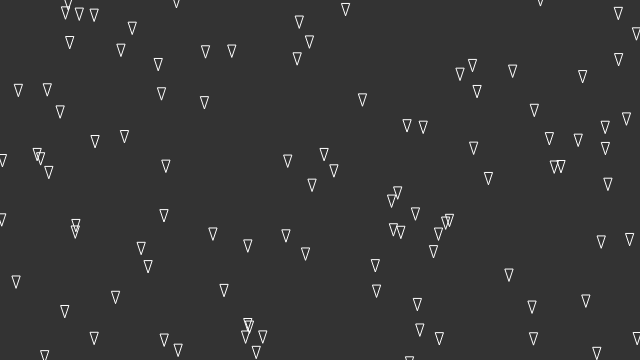
Frame 1 (no input)
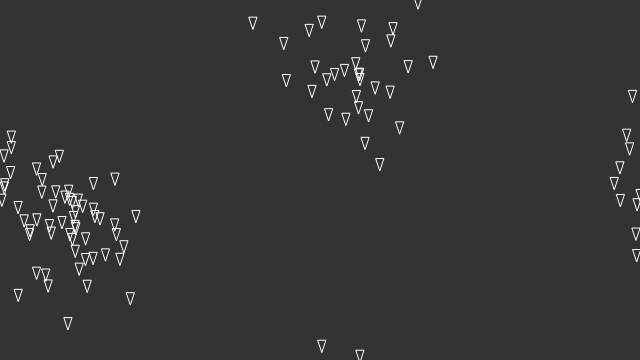
Frame 60 (no input)
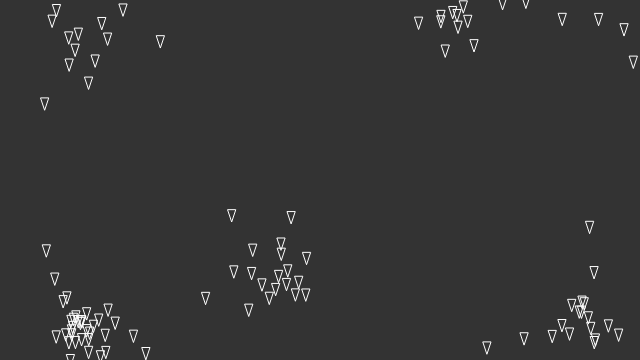
Frame 120 (the mouse pressed at the canvas centre since frame 60)

The p5.js sketch that drew these frames (run headless with seeded random() and noise() and a simulated clock; from frame 60 on, the mouse is pressed at the canvas centre):

// p5.js sketch
// ── sketch.js
const boids = [];

let alignSlider, cohesionSlider, separationSlider;

function setup() {
  createCanvas(640, 360);
  alignmentSlider = createSlider(0, 5, 1, 0.1);
  cohesionSlider = createSlider(0, 5, 1, 0.1);
  separationSlider = createSlider(0, 5, 1, 0.1);
  for (var i = 0; i < 100; i++) {
    boids.push(new Boid());
  }
}

function draw() {
  background(51);

  for(let boid of boids) {
    boid.edges();
    boid.flock(boids);
    boid.update();
    boid.show();
  }
}

// ── boid.js
class Boid {
  constructor() {
    this.position = createVector(random(width), random(height));
    this.velocity = p5.Vector.random2D();
    this.velocity.setMag(random(2, 4));
    this.acceleration = createVector();
    this.maxForce = 1;
    this.maxSpeed = 4;
  }

  edges() {
    if (this.position.x > width) {
      this.position.x = 0;
    } else if (this.position.x < 0) {
      this.position.x = width;
    }
    if (this.position.y > height) {
      this.position.y = 0;
    } else if (this.position.y < 0) {
      this.position.y = height;
    }
  }

  align(boids) {
    let perceptionRadius = 50;
    let steering = createVector();
    let total = 0;
    for (let other of boids) {
      let d = dist(
        this.position.x,
        this.position.y,
        other.position.x,
        other.position.y
      );
      if (other != this && d < perceptionRadius) {
        steering.add(other.velocity);
        total++;
      }
    }
    if (total > 0) {
      steering.div(total);
      steering.setMag(this.maxSpeed);
      steering.sub(this.velocity);
      steering.limit(this.maxForce);
    }
    return steering;
  }

  cohesion(boids) {
    let perceptionRadius = 100;
    let steering = createVector();
    let total = 0;
    for (let other of boids) {
      let d = dist(
        this.position.x,
        this.position.y,
        other.position.x,
        other.position.y
      );
      if (other != this && d < perceptionRadius) {
        steering.add(other.position);
        total++;
      }
    }
    if (total > 0) {
      steering.div(total);
      steering.sub(this.position);
      steering.setMag(this.maxSpeed);
      steering.sub(this.velocity);
      steering.limit(this.maxForce);
    }
    return steering;
  }

  separation(boids) {
    let perceptionRadius = 50;
    let steering = createVector();
    let total = 0;
    for (let other of boids) {
      let d = dist(
        this.position.x,
        this.position.y,
        other.position.x,
        other.position.y
      );
      if (other != this && d < perceptionRadius) {
        let diff = p5.Vector.sub(this.position, other.position);
        diff.div(d);
        steering.add(diff);
        total++;
      }
    }
    if (total > 0) {
      steering.div(total);
      steering.setMag(this.maxSpeed);
      steering.sub(this.velocity);
      steering.limit(this.maxForce);
    }
    return steering;
  }

  flock(boids) {
    let alignment = this.align(boids);
    let cohesion = this.cohesion(boids);
    let separation = this.separation(boids);

    alignment.mult(alignmentSlider.value());
    cohesion.mult(cohesionSlider.value());
    separation.mult(separationSlider.value());

    this.acceleration.add(alignment);
    this.acceleration.add(cohesion);
    this.acceleration.add(separation);
  }

  update() {
    this.position.add(this.velocity);
    this.velocity.add(this.acceleration);
    this.velocity.limit(this.maxSpeed);
    this.acceleration.mult(0);
  }

  show() {
    var angle = this.velocity.heading() + PI / 2;
    push();
    // translate(this.position.x, this.position.y);
    // rotate(angle)
    noFill();
    stroke(255);
    triangle(
      this.position.x - 4,
      this.position.y - 4,
      this.position.x,
      this.position.y + 8,
      this.position.x + 4,
      this.position.y - 4
    );
    pop();
  }
}
